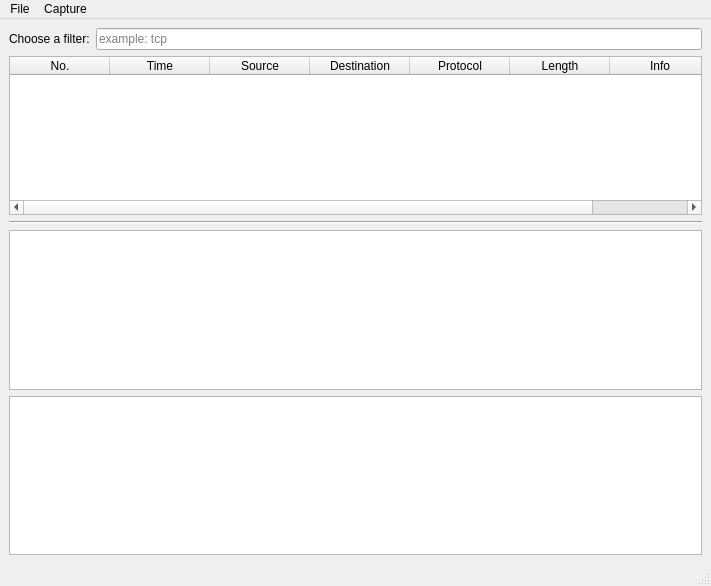
<?xml version="1.0" encoding="UTF-8"?>
<ui version="4.0">
 <class>MainWindow</class>
 <widget class="QMainWindow" name="MainWindow">
  <property name="geometry">
   <rect>
    <x>0</x>
    <y>0</y>
    <width>711</width>
    <height>586</height>
   </rect>
  </property>
  <property name="windowTitle">
   <string>MainWindow</string>
  </property>
  <widget class="QWidget" name="centralwidget">
   <layout class="QFormLayout" name="formLayout">
    <item row="0" column="0">
     <widget class="QLabel" name="filterLabel">
      <property name="text">
       <string>Choose a filter:</string>
      </property>
     </widget>
    </item>
    <item row="0" column="1">
     <widget class="QLineEdit" name="lineEdit">
      <property name="placeholderText">
       <string>example: tcp</string>
      </property>
      <property name="clearButtonEnabled">
       <bool>false</bool>
      </property>
     </widget>
    </item>
    <item row="1" column="0" colspan="2">
     <widget class="QTableWidget" name="packetTable">
      <property name="rowCount">
       <number>0</number>
      </property>
      <property name="columnCount">
       <number>7</number>
      </property>
      <column>
       <property name="text">
        <string>No.</string>
       </property>
      </column>
      <column>
       <property name="text">
        <string>Time</string>
       </property>
      </column>
      <column>
       <property name="text">
        <string>Source</string>
       </property>
      </column>
      <column>
       <property name="text">
        <string>Destination</string>
       </property>
      </column>
      <column>
       <property name="text">
        <string>Protocol</string>
       </property>
      </column>
      <column>
       <property name="text">
        <string>Length</string>
       </property>
      </column>
      <column>
       <property name="text">
        <string>Info</string>
       </property>
      </column>
     </widget>
    </item>
    <item row="2" column="0" colspan="2">
     <widget class="Line" name="line_3">
      <property name="orientation">
       <enum>Qt::Horizontal</enum>
      </property>
     </widget>
    </item>
    <item row="3" column="0" colspan="2">
     <widget class="QListView" name="packetInfo"/>
    </item>
    <item row="4" column="0" colspan="2">
     <widget class="QListView" name="hexView"/>
    </item>
   </layout>
  </widget>
  <widget class="QMenuBar" name="menubar">
   <property name="geometry">
    <rect>
     <x>0</x>
     <y>0</y>
     <width>711</width>
     <height>21</height>
    </rect>
   </property>
   <widget class="QMenu" name="menuFile">
    <property name="title">
     <string>File</string>
    </property>
    <addaction name="actionOpen_Packet"/>
    <addaction name="actionSave_Packet"/>
    <addaction name="separator"/>
    <addaction name="actionQuit"/>
   </widget>
   <widget class="QMenu" name="menuCapture">
    <property name="title">
     <string>Capture</string>
    </property>
    <addaction name="actionStart"/>
    <addaction name="actionStop"/>
    <addaction name="actionRestart"/>
   </widget>
   <addaction name="menuFile"/>
   <addaction name="menuCapture"/>
  </widget>
  <widget class="QStatusBar" name="statusbar"/>
  <action name="actionOpen_Packet">
   <property name="text">
    <string>Open Packet</string>
   </property>
  </action>
  <action name="actionSave_Packet">
   <property name="text">
    <string>Save Packet</string>
   </property>
  </action>
  <action name="actionQuit">
   <property name="text">
    <string>Quit</string>
   </property>
  </action>
  <action name="actionStart">
   <property name="text">
    <string>Start</string>
   </property>
  </action>
  <action name="actionStop">
   <property name="text">
    <string>Stop</string>
   </property>
  </action>
  <action name="actionRestart">
   <property name="text">
    <string>Restart</string>
   </property>
  </action>
 </widget>
 <resources/>
 <connections/>
</ui>
